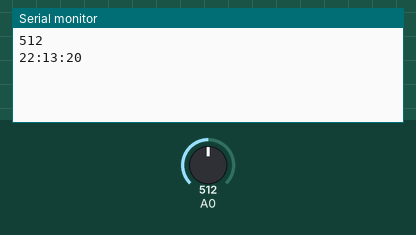
A sketch run on a simulated Arduino Uno, built with avr-gcc and run on an emulated ATmega328P. On the bench: the last lines printed to the serial monitor. Inputs (shaded band) come from the test bench; at power-on: A0 = 512. The local clock reads 2024-03-15 10:24:30 at power-on unless the sketch sets it.

Above: at 1.2 s.
1.3 s: A0 set to 716
At 2.5 s:
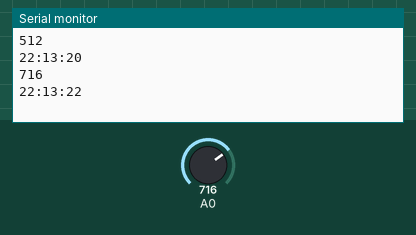
2.8 s: A0 set to 900
At 5.3 s:
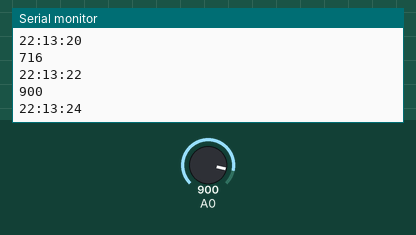
Timing chart, 0 to 6.8 s (numbered marks = the images above; inputs shaded):
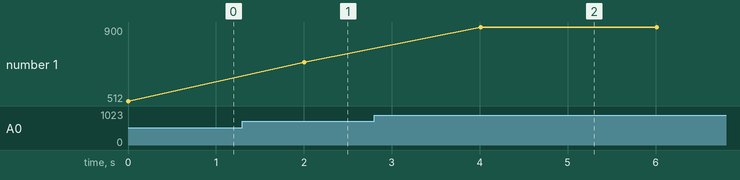

Measured:
- after the input at 1.3 s, the serial monitor: prints a new line after 0.71 s (image 1)
- after the input at 2.8 s, the serial monitor: prints a new line after 1.2 s (image 2)
- plotted number 1: 512 → 716 after the input at 1.3 s, 716 → 900 after the input at 2.8 s

The sketch:

serial.ino
```cpp
#include "RTClib.h"

#include <Wire.h>
#include <stdio.h>


RTC_DS1307 rtc;


void setup() {
 Serial.begin(9600);


  if (! rtc.begin())
  {
    Serial.print("Couldn't fine RTC");
    while (1);
  }

  if (! rtc.isrunning())
  {
    Serial.println("RTC is NOT running, let's set the time!");
  }
    rtc.adjust(DateTime(F(__DATE__), F(__TIME__)));

}

void loop() {

    DateTime now = rtc.now();
    unsigned int data = analogRead(A0);
                                                                           //String(data)
                                                                           //string data =string(h)+","+string(t);

    Serial.println(analogRead(A0));


     Serial.print(now.hour(), DEC);
    Serial.print(':');
    Serial.print(now.minute(), DEC);
    Serial.print(':');
    Serial.print(now.second(), DEC);
    Serial.println();

    delay(2000);


}
```
